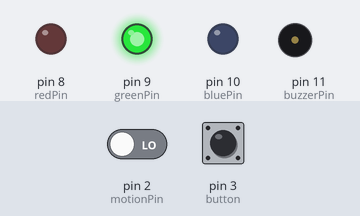
This sketch was run on a simulated Arduino Uno, built with avr-gcc and run on an emulated ATmega328P. Parts: output pins drawn as LEDs (lit = HIGH), buzzer (waves = sounding, pin HIGH). The test bench sets the inputs (shaded band); at power-on: pin 2 (motionPin) LOW, pin 3 (button) HIGH.

Above: at 1.7 s.
1.8 s: pin 2 (motionPin) driven HIGH
At 2.4 s:
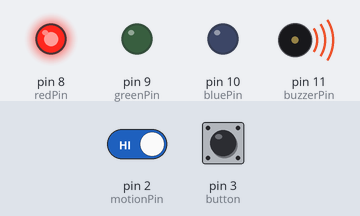
3.3 s: pin 3 (button) pulled LOW for 0.15 s
At 4.7 s:
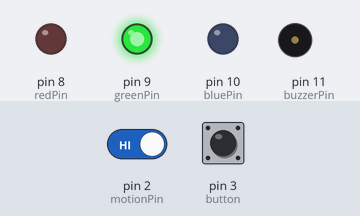
6.4 s: pin 3 (button) pulled LOW for 1 s
At 10.5 s:
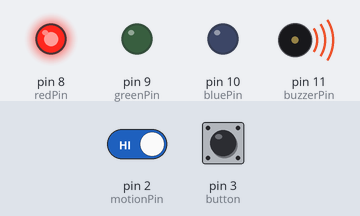
Timing chart, 0 to 12.0 s (numbered marks = the images above; inputs shaded):
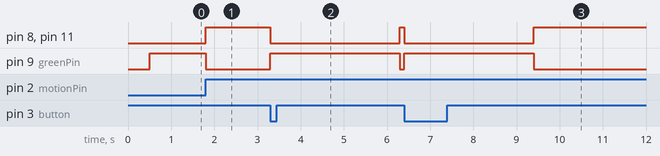

The sketch:

motionAlarm.ino
```cpp
int motionPin = 2, motionStatus;
int redPin = 8, greenPin = 9, bluePin = 10;
int buzzerPin = 11;
int button = 3;

void setup() {
  Serial.begin(9600);
  pinMode(redPin, OUTPUT);
  pinMode(greenPin, OUTPUT);
  pinMode(bluePin, OUTPUT);
  pinMode(buzzerPin, OUTPUT);
  pinMode(motionPin, INPUT);
  pinMode(button, INPUT);
  digitalWrite(button, HIGH);
  delay(500);
}

void loop() {
  digitalWrite(greenPin, HIGH);
  motionStatus = digitalRead(motionPin);
  if(motionStatus){
    digitalWrite(greenPin, LOW);
    digitalWrite(redPin, HIGH);
    digitalWrite(buzzerPin, HIGH);
    while(digitalRead(button)){}
    digitalWrite(greenPin, HIGH);
    digitalWrite(redPin, LOW);
    digitalWrite(buzzerPin, LOW);
    delay(3000);
  }
}
```

Measured:
- after the input at 1.8 s, pin 8 (redPin), pin 11 (buzzerPin): LOW → HIGH at once; pin 9 (greenPin): HIGH → LOW at once
- after the input at 3.3 s, pin 8 (redPin), pin 11 (buzzerPin): HIGH → LOW at once, → HIGH 3.0 s later; pin 9 (greenPin): LOW → HIGH at once, → LOW 3.0 s later
- after the input at 6.4 s, pin 8 (redPin), pin 11 (buzzerPin): HIGH → LOW at once, → HIGH 3.0 s later; pin 9 (greenPin): LOW → HIGH at once, → LOW 3.0 s later
